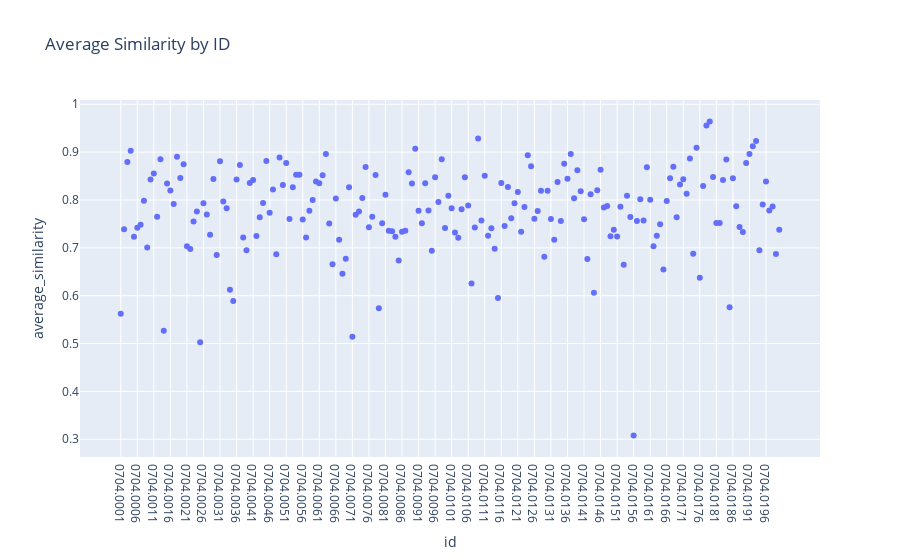

The notebook cell this image was saved under:
### Code cell
import pandas as pd
import plotly.express as px

fig = px.scatter(average_similarity_df, x='id', y='average_similarity', title='Average Similarity by ID')
fig.show()

### Figure 1 — Plotly figure (JSON) as saved in the notebook; plotly's stock layout.template omitted (floating-point values rounded to 4 significant figures; data arrays with more than 128 entries replaced by an {"elided": "..."} marker saying what was removed)
{"data": [{"hovertemplate": "id=%{x}<br>average_similarity=%{y}<extra></extra>", "legendgroup": "", "marker": {"color": "#636efa", "symbol": "circle"}, "mode": "markers", "name": "", "orientation": "v", "showlegend": false, "type": "scatter", "x": {"elided": "200 str values"}, "xaxis": "x", "y": {"elided": "200 float values"}, "yaxis": "y"}], "layout": {"legend": {"tracegroupgap": 0}, "title": {"text": "Average Similarity by ID"}, "xaxis": {"anchor": "y", "domain": [0, 1], "title": {"text": "id"}}, "yaxis": {"anchor": "x", "domain": [0, 1], "title": {"text": "average_similarity"}}}}
